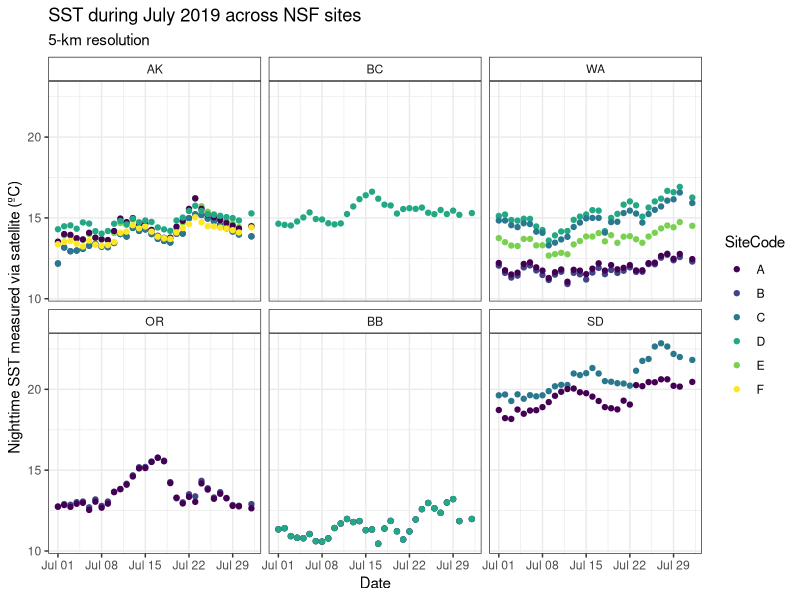
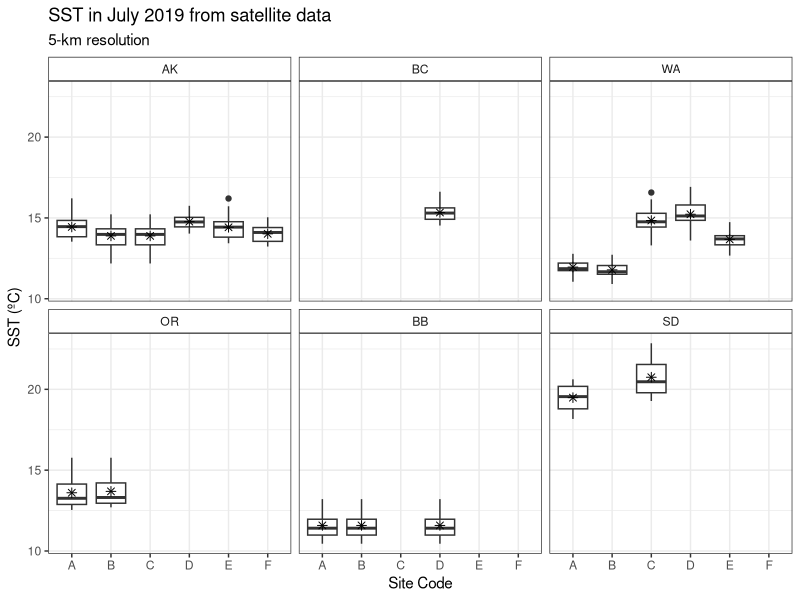
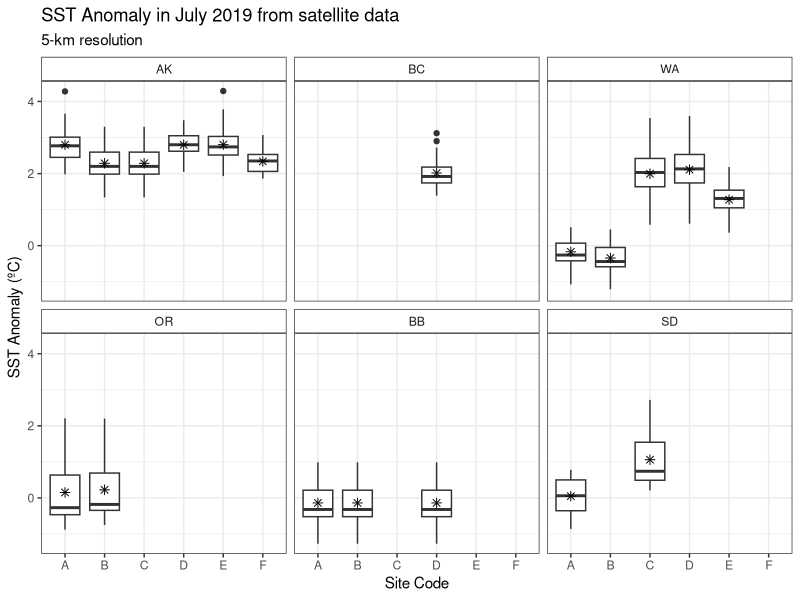

The R script that drew these images, in order:
## ---- chunk 1
knitr::opts_chunk$set(echo = TRUE)
library(ggplot2)
Region_order <- c("AK","BC","WA","OR","BB","SD")
SiteCode_order <- c("A","B","C","D","E","F")
## ---- chunk 2
site_temps <- read.csv("Sat_Temps_July_2019.csv")
site_temps$Region <- ordered(site_temps$Region,levels=Region_order)
site_temps$SiteCode <- ordered(site_temps$SiteCode,levels=SiteCode_order)
site_temps$time <- as.POSIXct(site_temps$time,tz="")
## ---- chunk 3
ggplot(site_temps,aes(x=time,y=CRW_SST,color=SiteCode))+geom_point()+
  facet_wrap(~Region)+
  xlab("Date")+
  ylab("Nighttime SST measured via satellite (ºC)")+
  labs(title="SST during July 2019 across NSF sites",
       subtitle="5-km resolution")+
  theme_bw()+
  theme(strip.background = element_rect(fill="white"))

ggplot(site_temps,aes(x=SiteCode,y=CRW_SST))+geom_boxplot()+
  stat_summary(fun.y=mean,geom="point",shape=8,size=2)+
  facet_wrap(~Region)+
  xlab("Site Code")+
  ylab("SST (ºC)")+
  labs(title = "SST in July 2019 from satellite data",
       subtitle = "5-km resolution")+
  theme_bw()+
  theme(strip.background = element_rect(fill="white"))
## ---- chunk 4
ggplot(site_temps,aes(x=SiteCode,y=CRW_SSTANOMALY))+geom_boxplot()+
  stat_summary(fun.y=mean,geom="point",shape=8,size=2)+
  facet_wrap(~Region)+
  xlab("Site Code")+
  ylab("SST Anomaly (ºC)")+
  labs(title = "SST Anomaly in July 2019 from satellite data",
       subtitle = "5-km resolution")+
  theme_bw()+
  theme(strip.background = element_rect(fill="white"))

